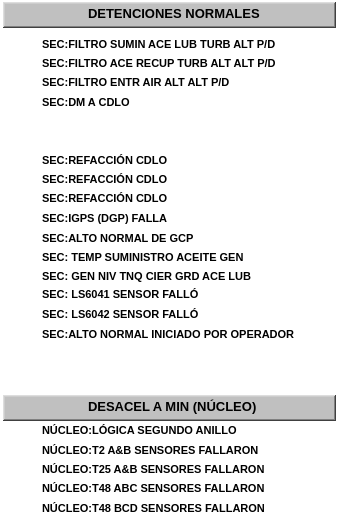
  <widget class="QFrame" name="fr_1">
   <property name="geometry">
    <rect>
     <x>3</x>
     <y>53</y>
     <width>341</width>
     <height>528</height>
    </rect>
   </property>
   <property name="styleSheet">
    <string notr="true">background-color: rgba(255, 255, 255, 0);</string>
   </property>
   <property name="frameShape">
    <enum>QFrame::StyledPanel</enum>
   </property>
   <property name="frameShadow">
    <enum>QFrame::Plain</enum>
   </property>
   <property name="lineWidth">
    <number>1</number>
   </property>
   <property name="midLineWidth">
    <number>0</number>
   </property>
   <widget class="QFrame" name="frTitulo_1">
    <property name="geometry">
     <rect>
      <x>3</x>
      <y>2</y>
      <width>333</width>
      <height>26</height>
     </rect>
    </property>
    <property name="styleSheet">
     <string notr="true">background-color: rgb(192, 192, 192);</string>
    </property>
    <property name="frameShape">
     <enum>QFrame::WinPanel</enum>
    </property>
    <property name="frameShadow">
     <enum>QFrame::Raised</enum>
    </property>
    <property name="lineWidth">
     <number>2</number>
    </property>
    <property name="midLineWidth">
     <number>0</number>
    </property>
   </widget>
   <widget class="QLabel" name="lbTitulo_1">
    <property name="geometry">
     <rect>
      <x>88</x>
      <y>5</y>
      <width>181</width>
      <height>16</height>
     </rect>
    </property>
    <property name="font">
     <font>
      <pointsize>10</pointsize>
      <weight>75</weight>
      <bold>true</bold>
     </font>
    </property>
    <property name="styleSheet">
     <string notr="true">background-color: rgba(255, 255, 255, 0);</string>
    </property>
    <property name="text">
     <string>DETENCIONES NORMALES</string>
    </property>
   </widget>
   <widget class="QFrame" name="frTitulo_2">
    <property name="geometry">
     <rect>
      <x>3</x>
      <y>395</y>
      <width>333</width>
      <height>26</height>
     </rect>
    </property>
    <property name="styleSheet">
     <string notr="true">background-color: rgb(192, 192, 192);</string>
    </property>
    <property name="frameShape">
     <enum>QFrame::WinPanel</enum>
    </property>
    <property name="frameShadow">
     <enum>QFrame::Raised</enum>
    </property>
    <property name="lineWidth">
     <number>2</number>
    </property>
    <property name="midLineWidth">
     <number>0</number>
    </property>
   </widget>
   <widget class="QLabel" name="lbTitulo_2">
    <property name="geometry">
     <rect>
      <x>88</x>
      <y>398</y>
      <width>181</width>
      <height>16</height>
     </rect>
    </property>
    <property name="font">
     <font>
      <pointsize>10</pointsize>
      <weight>75</weight>
      <bold>true</bold>
     </font>
    </property>
    <property name="styleSheet">
     <string notr="true">background-color: rgba(255, 255, 255, 0);</string>
    </property>
    <property name="text">
     <string>DESACEL A MIN (NÚCLEO)</string>
    </property>
   </widget>
   <widget class="QLabel" name="lbTexto_1">
    <property name="geometry">
     <rect>
      <x>42</x>
      <y>36</y>
      <width>281</width>
      <height>16</height>
     </rect>
    </property>
    <property name="font">
     <font>
      <pointsize>8</pointsize>
      <weight>75</weight>
      <bold>true</bold>
     </font>
    </property>
    <property name="styleSheet">
     <string notr="true">background-color: rgba(255, 255, 255, 0);</string>
    </property>
    <property name="text">
     <string>SEC:FILTRO SUMIN ACE LUB TURB ALT P/D</string>
    </property>
   </widget>
   <widget class="AWMultiObject" name="aLet_1">
    <property name="geometry">
     <rect>
      <x>13</x>
      <y>29</y>
      <width>25</width>
      <height>31</height>
     </rect>
    </property>
    <property name="ElementType">
     <enum>AWMultiObject::CIRLED</enum>
    </property>
    <property name="OnColor">
     <enum>AWMultiObject::Grey</enum>
    </property>
    <property name="OffColor">
     <enum>AWMultiObject::Grey</enum>
    </property>
   </widget>
   <widget class="QLabel" name="lbTexto_2">
    <property name="geometry">
     <rect>
      <x>42</x>
      <y>55</y>
      <width>281</width>
      <height>16</height>
     </rect>
    </property>
    <property name="font">
     <font>
      <pointsize>8</pointsize>
      <weight>75</weight>
      <bold>true</bold>
     </font>
    </property>
    <property name="styleSheet">
     <string notr="true">background-color: rgba(255, 255, 255, 0);</string>
    </property>
    <property name="text">
     <string>SEC:FILTRO ACE RECUP TURB ALT ALT P/D</string>
    </property>
   </widget>
   <widget class="AWMultiObject" name="aLet_2">
    <property name="geometry">
     <rect>
      <x>13</x>
      <y>48</y>
      <width>25</width>
      <height>31</height>
     </rect>
    </property>
    <property name="ElementType">
     <enum>AWMultiObject::CIRLED</enum>
    </property>
    <property name="OnColor">
     <enum>AWMultiObject::Grey</enum>
    </property>
    <property name="OffColor">
     <enum>AWMultiObject::Grey</enum>
    </property>
   </widget>
   <widget class="QLabel" name="lbTexto_3">
    <property name="geometry">
     <rect>
      <x>42</x>
      <y>74</y>
      <width>281</width>
      <height>16</height>
     </rect>
    </property>
    <property name="font">
     <font>
      <pointsize>8</pointsize>
      <weight>75</weight>
      <bold>true</bold>
     </font>
    </property>
    <property name="styleSheet">
     <string notr="true">background-color: rgba(255, 255, 255, 0);</string>
    </property>
    <property name="text">
     <string>SEC:FILTRO ENTR AIR ALT ALT P/D</string>
    </property>
   </widget>
   <widget class="AWMultiObject" name="aLet_3">
    <property name="geometry">
     <rect>
      <x>13</x>
      <y>68</y>
      <width>25</width>
      <height>31</height>
     </rect>
    </property>
    <property name="ElementType">
     <enum>AWMultiObject::CIRLED</enum>
    </property>
    <property name="OnColor">
     <enum>AWMultiObject::Grey</enum>
    </property>
    <property name="OffColor">
     <enum>AWMultiObject::Grey</enum>
    </property>
   </widget>
   <widget class="QLabel" name="lbTexto_4">
    <property name="geometry">
     <rect>
      <x>42</x>
      <y>94</y>
      <width>281</width>
      <height>16</height>
     </rect>
    </property>
    <property name="font">
     <font>
      <pointsize>8</pointsize>
      <weight>75</weight>
      <bold>true</bold>
     </font>
    </property>
    <property name="styleSheet">
     <string notr="true">background-color: rgba(255, 255, 255, 0);</string>
    </property>
    <property name="text">
     <string>SEC:DM A CDLO</string>
    </property>
   </widget>
   <widget class="AWMultiObject" name="aLet_4">
    <property name="geometry">
     <rect>
      <x>13</x>
      <y>86</y>
      <width>25</width>
      <height>31</height>
     </rect>
    </property>
    <property name="ElementType">
     <enum>AWMultiObject::CIRLED</enum>
    </property>
    <property name="OnColor">
     <enum>AWMultiObject::Grey</enum>
    </property>
    <property name="OffColor">
     <enum>AWMultiObject::Grey</enum>
    </property>
   </widget>
   <widget class="AWMultiObject" name="aLet_5">
    <property name="geometry">
     <rect>
      <x>13</x>
      <y>145</y>
      <width>25</width>
      <height>31</height>
     </rect>
    </property>
    <property name="ElementType">
     <enum>AWMultiObject::CIRLED</enum>
    </property>
    <property name="OnColor">
     <enum>AWMultiObject::Grey</enum>
    </property>
    <property name="OffColor">
     <enum>AWMultiObject::Grey</enum>
    </property>
   </widget>
   <widget class="QLabel" name="lbTexto_5">
    <property name="geometry">
     <rect>
      <x>42</x>
      <y>152</y>
      <width>281</width>
      <height>16</height>
     </rect>
    </property>
    <property name="font">
     <font>
      <pointsize>8</pointsize>
      <weight>75</weight>
      <bold>true</bold>
     </font>
    </property>
    <property name="styleSheet">
     <string notr="true">background-color: rgba(255, 255, 255, 0);</string>
    </property>
    <property name="text">
     <string>SEC:REFACCIÓN CDLO</string>
    </property>
   </widget>
   <widget class="AWMultiObject" name="aLet_6">
    <property name="geometry">
     <rect>
      <x>13</x>
      <y>165</y>
      <width>25</width>
      <height>31</height>
     </rect>
    </property>
    <property name="ElementType">
     <enum>AWMultiObject::CIRLED</enum>
    </property>
    <property name="OnColor">
     <enum>AWMultiObject::Grey</enum>
    </property>
    <property name="OffColor">
     <enum>AWMultiObject::Grey</enum>
    </property>
   </widget>
   <widget class="QLabel" name="lbTexto_6">
    <property name="geometry">
     <rect>
      <x>42</x>
      <y>171</y>
      <width>281</width>
      <height>16</height>
     </rect>
    </property>
    <property name="font">
     <font>
      <pointsize>8</pointsize>
      <weight>75</weight>
      <bold>true</bold>
     </font>
    </property>
    <property name="styleSheet">
     <string notr="true">background-color: rgba(255, 255, 255, 0);</string>
    </property>
    <property name="text">
     <string>SEC:REFACCIÓN CDLO</string>
    </property>
   </widget>
   <widget class="QLabel" name="lbTexto_7">
    <property name="geometry">
     <rect>
      <x>42</x>
      <y>190</y>
      <width>281</width>
      <height>16</height>
     </rect>
    </property>
    <property name="font">
     <font>
      <pointsize>8</pointsize>
      <weight>75</weight>
      <bold>true</bold>
     </font>
    </property>
    <property name="styleSheet">
     <string notr="true">background-color: rgba(255, 255, 255, 0);</string>
    </property>
    <property name="text">
     <string>SEC:REFACCIÓN CDLO</string>
    </property>
   </widget>
   <widget class="AWMultiObject" name="aLet_7">
    <property name="geometry">
     <rect>
      <x>13</x>
      <y>184</y>
      <width>25</width>
      <height>31</height>
     </rect>
    </property>
    <property name="ElementType">
     <enum>AWMultiObject::CIRLED</enum>
    </property>
    <property name="OnColor">
     <enum>AWMultiObject::Grey</enum>
    </property>
    <property name="OffColor">
     <enum>AWMultiObject::Grey</enum>
    </property>
   </widget>
   <widget class="AWMultiObject" name="aLet_8">
    <property name="geometry">
     <rect>
      <x>13</x>
      <y>204</y>
      <width>25</width>
      <height>31</height>
     </rect>
    </property>
    <property name="ElementType">
     <enum>AWMultiObject::CIRLED</enum>
    </property>
    <property name="OnColor">
     <enum>AWMultiObject::Grey</enum>
    </property>
    <property name="OffColor">
     <enum>AWMultiObject::Grey</enum>
    </property>
   </widget>
   <widget class="QLabel" name="lbTexto_8">
    <property name="geometry">
     <rect>
      <x>42</x>
      <y>210</y>
      <width>281</width>
      <height>16</height>
     </rect>
    </property>
    <property name="font">
     <font>
      <pointsize>8</pointsize>
      <weight>75</weight>
      <bold>true</bold>
     </font>
    </property>
    <property name="styleSheet">
     <string notr="true">background-color: rgba(255, 255, 255, 0);</string>
    </property>
    <property name="text">
     <string>SEC:IGPS (DGP) FALLA</string>
    </property>
   </widget>
   <widget class="AWMultiObject" name="aLet_9">
    <property name="geometry">
     <rect>
      <x>13</x>
      <y>222</y>
      <width>25</width>
      <height>31</height>
     </rect>
    </property>
    <property name="ElementType">
     <enum>AWMultiObject::CIRLED</enum>
    </property>
    <property name="OnColor">
     <enum>AWMultiObject::Grey</enum>
    </property>
    <property name="OffColor">
     <enum>AWMultiObject::Grey</enum>
    </property>
   </widget>
   <widget class="QLabel" name="lbTexto_9">
    <property name="geometry">
     <rect>
      <x>42</x>
      <y>230</y>
      <width>281</width>
      <height>16</height>
     </rect>
    </property>
    <property name="font">
     <font>
      <pointsize>8</pointsize>
      <weight>75</weight>
      <bold>true</bold>
     </font>
    </property>
    <property name="styleSheet">
     <string notr="true">background-color: rgba(255, 255, 255, 0);</string>
    </property>
    <property name="text">
     <string>SEC:ALTO NORMAL DE GCP</string>
    </property>
   </widget>
   <widget class="QLabel" name="lbTexto_10">
    <property name="geometry">
     <rect>
      <x>42</x>
      <y>249</y>
      <width>281</width>
      <height>16</height>
     </rect>
    </property>
    <property name="font">
     <font>
      <pointsize>8</pointsize>
      <weight>75</weight>
      <bold>true</bold>
     </font>
    </property>
    <property name="styleSheet">
     <string notr="true">background-color: rgba(255, 255, 255, 0);</string>
    </property>
    <property name="text">
     <string>SEC: TEMP SUMINISTRO ACEITE GEN</string>
    </property>
   </widget>
   <widget class="AWMultiObject" name="aLet_10">
    <property name="geometry">
     <rect>
      <x>13</x>
      <y>242</y>
      <width>25</width>
      <height>31</height>
     </rect>
    </property>
    <property name="ElementType">
     <enum>AWMultiObject::CIRLED</enum>
    </property>
    <property name="OnColor">
     <enum>AWMultiObject::Grey</enum>
    </property>
    <property name="OffColor">
     <enum>AWMultiObject::Grey</enum>
    </property>
   </widget>
   <widget class="QLabel" name="lbTexto_11">
    <property name="geometry">
     <rect>
      <x>42</x>
      <y>268</y>
      <width>281</width>
      <height>16</height>
     </rect>
    </property>
    <property name="font">
     <font>
      <pointsize>8</pointsize>
      <weight>75</weight>
      <bold>true</bold>
     </font>
    </property>
    <property name="styleSheet">
     <string notr="true">background-color: rgba(255, 255, 255, 0);</string>
    </property>
    <property name="text">
     <string>SEC: GEN NIV TNQ CIER GRD ACE LUB</string>
    </property>
   </widget>
   <widget class="AWMultiObject" name="aLet_11">
    <property name="geometry">
     <rect>
      <x>13</x>
      <y>260</y>
      <width>25</width>
      <height>31</height>
     </rect>
    </property>
    <property name="ElementType">
     <enum>AWMultiObject::CIRLED</enum>
    </property>
    <property name="OnColor">
     <enum>AWMultiObject::Grey</enum>
    </property>
    <property name="OffColor">
     <enum>AWMultiObject::Grey</enum>
    </property>
   </widget>
   <widget class="AWMultiObject" name="aLet_12">
    <property name="geometry">
     <rect>
      <x>13</x>
      <y>280</y>
      <width>25</width>
      <height>31</height>
     </rect>
    </property>
    <property name="ElementType">
     <enum>AWMultiObject::CIRLED</enum>
    </property>
    <property name="OnColor">
     <enum>AWMultiObject::Grey</enum>
    </property>
    <property name="OffColor">
     <enum>AWMultiObject::Grey</enum>
    </property>
   </widget>
   <widget class="QLabel" name="lbTexto_12">
    <property name="geometry">
     <rect>
      <x>42</x>
      <y>286</y>
      <width>281</width>
      <height>16</height>
     </rect>
    </property>
    <property name="font">
     <font>
      <pointsize>8</pointsize>
      <weight>75</weight>
      <bold>true</bold>
     </font>
    </property>
    <property name="styleSheet">
     <string notr="true">background-color: rgba(255, 255, 255, 0);</string>
    </property>
    <property name="text">
     <string>SEC: LS6041 SENSOR FALLÓ</string>
    </property>
   </widget>
   <widget class="QLabel" name="lbTexto_13">
    <property name="geometry">
     <rect>
      <x>42</x>
      <y>306</y>
      <width>281</width>
      <height>16</height>
     </rect>
    </property>
    <property name="font">
     <font>
      <pointsize>8</pointsize>
      <weight>75</weight>
      <bold>true</bold>
     </font>
    </property>
    <property name="styleSheet">
     <string notr="true">background-color: rgba(255, 255, 255, 0);</string>
    </property>
    <property name="text">
     <string>SEC: LS6042 SENSOR FALLÓ</string>
    </property>
   </widget>
   <widget class="AWMultiObject" name="aLet_13">
    <property name="geometry">
     <rect>
      <x>13</x>
      <y>300</y>
      <width>25</width>
      <height>31</height>
     </rect>
    </property>
    <property name="ElementType">
     <enum>AWMultiObject::CIRLED</enum>
    </property>
    <property name="OnColor">
     <enum>AWMultiObject::Grey</enum>
    </property>
    <property name="OffColor">
     <enum>AWMultiObject::Grey</enum>
    </property>
   </widget>
   <widget class="AWMultiObject" name="aLet_14">
    <property name="geometry">
     <rect>
      <x>13</x>
      <y>320</y>
      <width>25</width>
      <height>31</height>
     </rect>
    </property>
    <property name="ElementType">
     <enum>AWMultiObject::CIRLED</enum>
    </property>
    <property name="OnColor">
     <enum>AWMultiObject::Grey</enum>
    </property>
    <property name="OffColor">
     <enum>AWMultiObject::Grey</enum>
    </property>
   </widget>
   <widget class="QLabel" name="lbTexto_14">
    <property name="geometry">
     <rect>
      <x>42</x>
      <y>326</y>
      <width>281</width>
      <height>16</height>
     </rect>
    </property>
    <property name="font">
     <font>
      <pointsize>8</pointsize>
      <weight>75</weight>
      <bold>true</bold>
     </font>
    </property>
    <property name="styleSheet">
     <string notr="true">background-color: rgba(255, 255, 255, 0);</string>
    </property>
    <property name="text">
     <string>SEC:ALTO NORMAL INICIADO POR OPERADOR</string>
    </property>
   </widget>
   <widget class="QLabel" name="lbTexto_15">
    <property name="geometry">
     <rect>
      <x>42</x>
      <y>422</y>
      <width>281</width>
      <height>16</height>
     </rect>
    </property>
    <property name="font">
     <font>
      <pointsize>8</pointsize>
      <weight>75</weight>
      <bold>true</bold>
     </font>
    </property>
    <property name="styleSheet">
     <string notr="true">background-color: rgba(255, 255, 255, 0);</string>
    </property>
    <property name="text">
     <string>NÚCLEO:LÓGICA SEGUNDO ANILLO</string>
    </property>
   </widget>
   <widget class="AWMultiObject" name="aLet_15">
    <property name="geometry">
     <rect>
      <x>13</x>
      <y>415</y>
      <width>25</width>
      <height>31</height>
     </rect>
    </property>
    <property name="ElementType">
     <enum>AWMultiObject::CIRLED</enum>
    </property>
    <property name="OnColor">
     <enum>AWMultiObject::Grey</enum>
    </property>
    <property name="OffColor">
     <enum>AWMultiObject::Grey</enum>
    </property>
   </widget>
   <widget class="AWMultiObject" name="aLet_16">
    <property name="geometry">
     <rect>
      <x>13</x>
      <y>435</y>
      <width>25</width>
      <height>31</height>
     </rect>
    </property>
    <property name="ElementType">
     <enum>AWMultiObject::CIRLED</enum>
    </property>
    <property name="OnColor">
     <enum>AWMultiObject::Grey</enum>
    </property>
    <property name="OffColor">
     <enum>AWMultiObject::Grey</enum>
    </property>
   </widget>
   <widget class="QLabel" name="lbTexto_16">
    <property name="geometry">
     <rect>
      <x>42</x>
      <y>442</y>
      <width>281</width>
      <height>16</height>
     </rect>
    </property>
    <property name="font">
     <font>
      <pointsize>8</pointsize>
      <weight>75</weight>
      <bold>true</bold>
     </font>
    </property>
    <property name="styleSheet">
     <string notr="true">background-color: rgba(255, 255, 255, 0);</string>
    </property>
    <property name="text">
     <string>NÚCLEO:T2 A&amp;B SENSORES FALLARON</string>
    </property>
   </widget>
   <widget class="AWMultiObject" name="aLet_17">
    <property name="geometry">
     <rect>
      <x>13</x>
      <y>453</y>
      <width>25</width>
      <height>31</height>
     </rect>
    </property>
    <property name="ElementType">
     <enum>AWMultiObject::CIRLED</enum>
    </property>
    <property name="OnColor">
     <enum>AWMultiObject::Grey</enum>
    </property>
    <property name="OffColor">
     <enum>AWMultiObject::Grey</enum>
    </property>
   </widget>
   <widget class="QLabel" name="lbTexto_17">
    <property name="geometry">
     <rect>
      <x>42</x>
      <y>461</y>
      <width>281</width>
      <height>16</height>
     </rect>
    </property>
    <property name="font">
     <font>
      <pointsize>8</pointsize>
      <weight>75</weight>
      <bold>true</bold>
     </font>
    </property>
    <property name="styleSheet">
     <string notr="true">background-color: rgba(255, 255, 255, 0);</string>
    </property>
    <property name="text">
     <string>NÚCLEO:T25 A&amp;B SENSORES FALLARON</string>
    </property>
   </widget>
   <widget class="AWMultiObject" name="aLet_18">
    <property name="geometry">
     <rect>
      <x>13</x>
      <y>473</y>
      <width>25</width>
      <height>31</height>
     </rect>
    </property>
    <property name="ElementType">
     <enum>AWMultiObject::CIRLED</enum>
    </property>
    <property name="OnColor">
     <enum>AWMultiObject::Grey</enum>
    </property>
    <property name="OffColor">
     <enum>AWMultiObject::Grey</enum>
    </property>
   </widget>
   <widget class="QLabel" name="lbTexto_18">
    <property name="geometry">
     <rect>
      <x>42</x>
      <y>480</y>
      <width>281</width>
      <height>16</height>
     </rect>
    </property>
    <property name="font">
     <font>
      <pointsize>8</pointsize>
      <weight>75</weight>
      <bold>true</bold>
     </font>
    </property>
    <property name="styleSheet">
     <string notr="true">background-color: rgba(255, 255, 255, 0);</string>
    </property>
    <property name="text">
     <string>NÚCLEO:T48 ABC SENSORES FALLARON</string>
    </property>
   </widget>
   <widget class="AWMultiObject" name="aLet_19">
    <property name="geometry">
     <rect>
      <x>13</x>
      <y>493</y>
      <width>25</width>
      <height>31</height>
     </rect>
    </property>
    <property name="ElementType">
     <enum>AWMultiObject::CIRLED</enum>
    </property>
    <property name="OnColor">
     <enum>AWMultiObject::Grey</enum>
    </property>
    <property name="OffColor">
     <enum>AWMultiObject::Grey</enum>
    </property>
   </widget>
   <widget class="QLabel" name="lbTexto_19">
    <property name="geometry">
     <rect>
      <x>42</x>
      <y>500</y>
      <width>281</width>
      <height>16</height>
     </rect>
    </property>
    <property name="font">
     <font>
      <pointsize>8</pointsize>
      <weight>75</weight>
      <bold>true</bold>
     </font>
    </property>
    <property name="styleSheet">
     <string notr="true">background-color: rgba(255, 255, 255, 0);</string>
    </property>
    <property name="text">
     <string>NÚCLEO:T48 BCD SENSORES FALLARON</string>
    </property>
   </widget>
  </widget>
